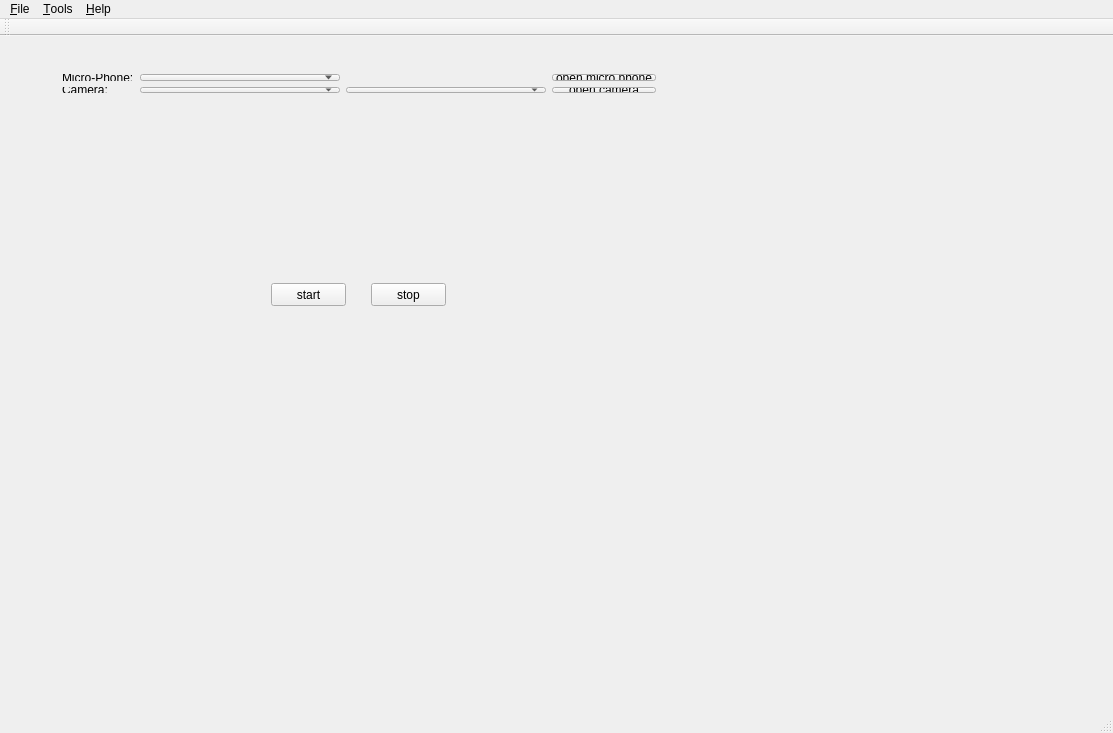
<?xml version="1.0" encoding="UTF-8"?>
<ui version="4.0">
 <class>MainWindow</class>
 <widget class="QMainWindow" name="MainWindow">
  <property name="geometry">
   <rect>
    <x>0</x>
    <y>0</y>
    <width>1113</width>
    <height>733</height>
   </rect>
  </property>
  <property name="windowTitle">
   <string>MainWindow</string>
  </property>
  <widget class="QWidget" name="centralWidget">
   <layout class="QVBoxLayout" name="verticalLayout">
    <item>
     <widget class="NavWidget" name="navWidget" native="true"/>
    </item>
    <item>
     <widget class="QStackedWidget" name="stackedWidget">
      <widget class="QWidget" name="page">
       <widget class="QWidget" name="gridLayoutWidget">
        <property name="geometry">
         <rect>
          <x>40</x>
          <y>10</y>
          <width>661</width>
          <height>41</height>
         </rect>
        </property>
        <layout class="QGridLayout" name="gridLayout">
         <item row="1" column="0">
          <widget class="QLabel" name="label_2">
           <property name="text">
            <string>Camera:</string>
           </property>
          </widget>
         </item>
         <item row="1" column="3">
          <widget class="QPushButton" name="open_video">
           <property name="text">
            <string>open camera</string>
           </property>
          </widget>
         </item>
         <item row="0" column="1">
          <widget class="QComboBox" name="audio">
           <property name="minimumSize">
            <size>
             <width>200</width>
             <height>0</height>
            </size>
           </property>
          </widget>
         </item>
         <item row="0" column="0">
          <widget class="QLabel" name="label">
           <property name="text">
            <string>Micro-Phone:</string>
           </property>
          </widget>
         </item>
         <item row="0" column="3">
          <widget class="QPushButton" name="open_audio">
           <property name="text">
            <string>open micro phone</string>
           </property>
          </widget>
         </item>
         <item row="0" column="4">
          <spacer name="horizontalSpacer">
           <property name="orientation">
            <enum>Qt::Horizontal</enum>
           </property>
           <property name="sizeHint" stdset="0">
            <size>
             <width>40</width>
             <height>20</height>
            </size>
           </property>
          </spacer>
         </item>
         <item row="1" column="1">
          <widget class="QComboBox" name="video"/>
         </item>
         <item row="1" column="2">
          <widget class="QComboBox" name="res">
           <property name="minimumSize">
            <size>
             <width>200</width>
             <height>0</height>
            </size>
           </property>
          </widget>
         </item>
        </layout>
       </widget>
       <widget class="QPushButton" name="stop">
        <property name="geometry">
         <rect>
          <x>360</x>
          <y>230</y>
          <width>75</width>
          <height>23</height>
         </rect>
        </property>
        <property name="text">
         <string>stop</string>
        </property>
       </widget>
       <widget class="QPushButton" name="start">
        <property name="geometry">
         <rect>
          <x>260</x>
          <y>230</y>
          <width>75</width>
          <height>23</height>
         </rect>
        </property>
        <property name="text">
         <string>start</string>
        </property>
       </widget>
      </widget>
     </widget>
    </item>
   </layout>
  </widget>
  <widget class="QMenuBar" name="menuBar">
   <property name="geometry">
    <rect>
     <x>0</x>
     <y>0</y>
     <width>1113</width>
     <height>23</height>
    </rect>
   </property>
   <widget class="QMenu" name="menuF_ile">
    <property name="title">
     <string>&amp;File</string>
    </property>
    <addaction name="actionQuit"/>
   </widget>
   <widget class="QMenu" name="menuHelp">
    <property name="title">
     <string>&amp;Help</string>
    </property>
    <addaction name="actionAbout"/>
   </widget>
   <widget class="QMenu" name="menu_Tools">
    <property name="title">
     <string>&amp;Tools</string>
    </property>
    <addaction name="action_Settings"/>
   </widget>
   <addaction name="menuF_ile"/>
   <addaction name="menu_Tools"/>
   <addaction name="menuHelp"/>
  </widget>
  <widget class="QToolBar" name="mainToolBar">
   <attribute name="toolBarArea">
    <enum>TopToolBarArea</enum>
   </attribute>
   <attribute name="toolBarBreak">
    <bool>false</bool>
   </attribute>
  </widget>
  <widget class="QStatusBar" name="statusBar"/>
  <action name="actionQuit">
   <property name="text">
    <string>&amp;Quit</string>
   </property>
  </action>
  <action name="actionAbout">
   <property name="text">
    <string>&amp;About</string>
   </property>
  </action>
  <action name="action_Settings">
   <property name="text">
    <string>&amp;Settings</string>
   </property>
  </action>
 </widget>
 <layoutdefault spacing="6" margin="11"/>
 <customwidgets>
  <customwidget>
   <class>NavWidget</class>
   <extends>QWidget</extends>
   <header>NavWidget.h</header>
   <container>1</container>
  </customwidget>
 </customwidgets>
 <resources/>
 <connections/>
</ui>
